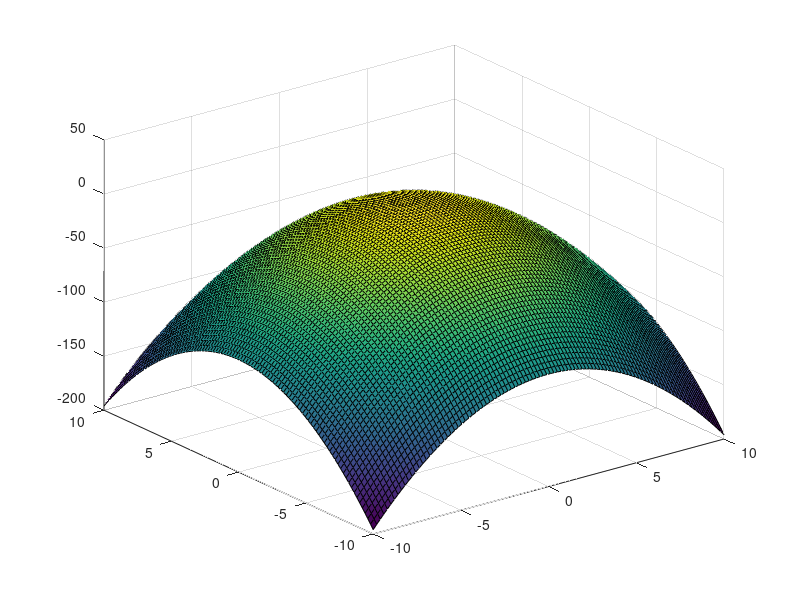
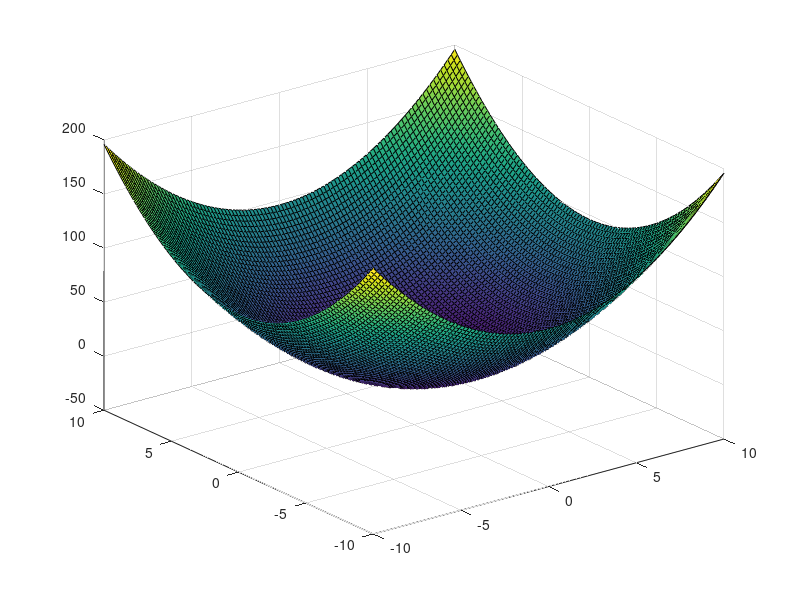

Here is the MATLAB script that generated these plots, in order:
% paraboloid

f_paraboloid  =@(x) -((x(1)-0)^2 + (x(2)-0)^2) + 4;

f_paraboloid_inv =@(x) (-1)*(f_paraboloid(x)); 

N = 100;
x_start = -10;
x_end = 10;
y_start = -10;
y_end = 10;

X = linspace(x_start, x_end, N);
Y = linspace(y_start, y_end, N);

x_alternation = (x_end-x_start)/(N-1);
y_alternation = (y_end-y_start)/(N-1);
xi = 0;
yi = 0;

surf_paraboloid = zeros(N,N);

for x = x_start:x_alternation:x_end
    xi = xi+1;
    yi = 0;
    for y = y_start:y_alternation:y_end
        yi = yi+1;
        surf_paraboloid(xi, yi) = f_paraboloid([x, y]);
        surf_paraboloid_inv(xi, yi) = f_paraboloid_inv([x, y]);
    end
end

figure(1)
surf(X, Y, surf_paraboloid)
figure(2)
surf(X, Y, surf_paraboloid_inv)
paraboloidmax = fminsearch(f_paraboloid_inv, [1 1])

